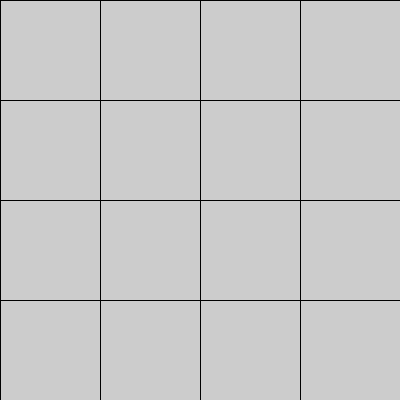
Frame 1 (no input)
Frame 60 (the mouse pressed at the canvas centre just before this capture): identical to frame 1, image omitted
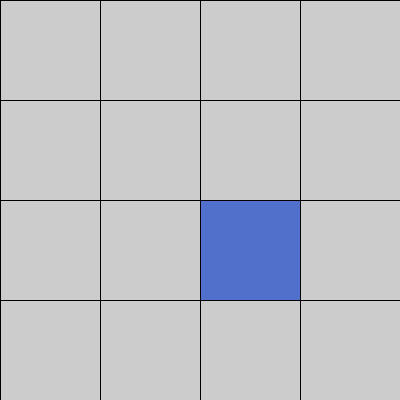
Frame 120 (the mouse held since frame 60 and released just before this capture)

The Processing sketch that drew these frames (run headless with seeded random() and noise(); from frame 60 on, the mouse is pressed at the canvas centre):

// Processing sketch: JogoDaMemoriaGrafico
// ── JogoDaMemoriaGrafico.pde
int M [] [] = new int [4] [4];
int x1, y1, x2, y2, counter, aux, k;
boolean cor = false;
boolean ganhou = false;
void setup () {
  size (400, 400);
  colorMode(HSB, 360, 100, 100);
  for (int i=0; i<4; i++) {
    for (int j=0; j<4; j++) {
      M [i] [j] = 0;
    }
  }
  for (int i=0; i<8; i++) {
    int t=0;
    while (t<2) {
      int l = int(random(4));
      int c = int(random(4));
      if (M [l] [c] == 0) {
        M[l] [c] = i;
        t++;
      }
    }
  }
  for (int i=0; i<4; i++) {
    for (int j=0; j<4; j++) {
      //print(M [i] [j], "");
    }
    // println();
  }
}
void draw() {
  if (aux==0) {
    for (int i=0; i<M.length; i++) {
      for (int j=0; j<M[0].length; j++) {
        fill( 244, 0, 80);
        rect(i*100, j*100, 100, 100);
      }
    }
  } else {
    for (int i=0; i<M.length; i++) {
      for (int j=0; j<M[0].length; j++) {
        fill( 244, 0, 80);
        rect(i*100, j*100, 100, 100);
        if (M[i][j]==8) {
          fill( 121, 0, 100);
          rect(i*100, j*100, 100, 100);
        }
        if (cor==false && counter!=0) {
          fill( M[x2] [y2]*45, 60, 80);
          rect(x2*100, y2*100, 100, 100);
        } 
        if (cor==false &&  counter!=1) {
          fill( M[x2] [y2]*45, 60, 80);
          rect(x2*100, y2*100, 100, 100);
          fill( M[x1] [y1]*45, 60, 80);
          rect(x1*100, y1*100, 100, 100);
        }
      }
    }
  }
}
void mousePressed() {
  counter++;
  aux++;
  if (counter%2==0) {
    x1 = mouseX/100;
    y1 = mouseY/100;
  }
  if (counter%2==1) {
    x2 = mouseX/100;
    y2 = mouseY/100;
  }
  if (M[x1][y1] == M[x2][y2] && counter>1 && teste(x1, x2, y1, y2)==true) {
    println("NICE");
    counter=0;
    M[x1][y1]=8;
    M[x2][y2]=8;
  } else if (M[x1][y1] != M[x2][y2] && counter%2!=1) {
    println("TRY AGAIN CHAPA");
    counter=0;
  }
  println(counter);
}
boolean teste(int x1, int x2, int y1, int y2) {
  if ((x1==x2 && y1!=y2) || (x1!=x2 && y1!=y2) || (x1!=x2 && y1==y2))
    return true;
  else return false;
}
